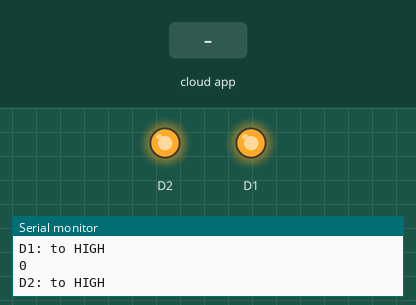
Recording of a sketch running on a simulated ESP8266 (NodeMCU). Parts: output pins drawn as LEDs (lit = HIGH), the last lines printed to the serial monitor. Inputs (shaded band) come from the test bench. WiFi joins after 1.5 s; servers stay silent unless stated; the Firebase database answers and starts empty.

Above: at 2.7 s.
2.8 s: the phone or cloud app sets IsActive to 1
At 5.7 s:
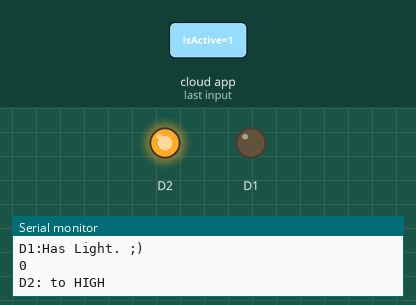
6.1 s: the phone or cloud app sets IsActive to 0
At 8.0 s:
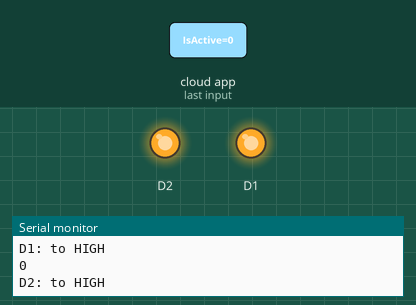
Timing chart, 0 to 9.5 s (numbered marks = the images above; inputs shaded):
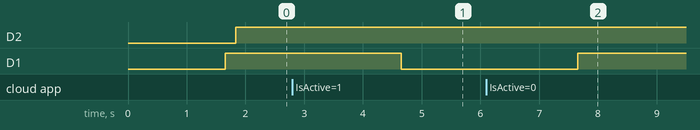

Measured:
- after the input at 2.8 s, D1: HIGH → LOW after 1.9 s
- after the input at 6.1 s, D1: LOW → HIGH after 1.6 s

The sketch:

sketch_jul9b.ino
```cpp
#include <Arduino.h>
#if defined(ESP32)
  #include <WiFi.h>
#elif defined(ESP8266)
  #include <ESP8266WiFi.h>
#endif
#include <Firebase_ESP_Client.h>

//Provide the token generation process info.
#include "addons/TokenHelper.h"
//Provide the RTDB payload printing info and other helper functions.
#include "addons/RTDBHelper.h"

// Insert your network credentials
#define WIFI_SSID "INNO-FEIT"
#define WIFI_PASSWORD "innoFEIT"

// Insert Firebase project API Key
#define API_KEY "AIzaSyDmsozQVr5CAUeWKKsI-vE29ITnGVmrUuI"

// Insert RTDB URLefine the RTDB URL */
#define DATABASE_URL "https://espmodule-16619-default-rtdb.firebaseio.com/"

//Define Firebase Data object
FirebaseData fbdo;

FirebaseAuth auth;
FirebaseConfig config;

unsigned long sendDataPrevMillis = 0;
int intValue;
float floatValue;
bool signupOK = false;
bool boolValue=false;

void setup() {
  Serial.begin(115200);
  pinMode(D1,OUTPUT);
  pinMode(D2,OUTPUT);
  WiFi.begin(WIFI_SSID, WIFI_PASSWORD);
  Serial.print("Connecting to Wi-Fi");
  while (WiFi.status() != WL_CONNECTED) {
    Serial.print(".");
    delay(300);
  }
  Serial.println();
  Serial.print("Connected with IP: ");
  Serial.println(WiFi.localIP());
  Serial.println();

  /* Assign the api key (required) */
  config.api_key = API_KEY;

  /* Assign the RTDB URL (required) */
  config.database_url = DATABASE_URL;

  /* Sign up */
  if (Firebase.signUp(&config, &auth, "", "")) {
    Serial.println("ok");
    signupOK = true;
  }
  else {
    Serial.printf("%s\n", config.signer.signupError.message.c_str());
  }

  /* Assign the callback function for the long running token generation task */
  config.token_status_callback = tokenStatusCallback; //see addons/TokenHelper.h

  Firebase.begin(&config, &auth);
  Firebase.reconnectWiFi(true);
}

void loop() {
  //Serial.println("Start loop...");
  if (Firebase.ready() && signupOK && (millis() - sendDataPrevMillis > 3000 || sendDataPrevMillis == 0)) {
    sendDataPrevMillis = millis();
      Serial.println("Connected to firebase.. getting data...");
    if (Firebase.RTDB.getInt(&fbdo, "/EspTEST/-NAAMmUh8UnOICwGadBp/IsActive")) {
      if (fbdo.dataType() == "int") {
        intValue = fbdo.intData();
        Serial.println(intValue);
        if(intValue==1){
          digitalWrite(D1,LOW);
          Serial.println("D1:Has Light. ;)");
        }else if(intValue==0){
          digitalWrite(D1,HIGH);
          Serial.println("D1: to HIGH");
        }
        delay(30);
      }
    }

    if (Firebase.RTDB.getInt(&fbdo, "/EspTEST/-NAAYpABzsPP8XZAdMLE/IsActive")) {
      if (fbdo.dataType() == "int") {
        intValue = fbdo.intData();
        Serial.println(intValue);
        if(intValue==1){
          digitalWrite(D2,LOW);
          Serial.println("D2:Has Light. ;)");
        }else if(intValue==0){
          digitalWrite(D2,HIGH);
          Serial.println("D2: to HIGH");
        }
        delay(30);
      }
    }
    else {
      Serial.println(fbdo.errorReason());
    }

   if (Firebase.ready() && signupOK && (millis() - sendDataPrevMillis > 3000 || sendDataPrevMillis == 0)) {
    sendDataPrevMillis = millis();
      Serial.println("Connected to firebase.. getting data...");
    if (Firebase.RTDB.getInt(&fbdo, "/EspTEST/-NAAYpABzsPP8XZAdMLE/IsActive")) {
      if (fbdo.dataType() == "int") {
        intValue = fbdo.intData();
        Serial.println(intValue);
        if(intValue==1){
          digitalWrite(D2,LOW);
          Serial.println("D2:Has Light. ;)");
        }else if(intValue==0){
          digitalWrite(D2,HIGH);
          Serial.println("D2: to HIGH");
        }
        delay(30);
      }
    }
    else {
      Serial.println(fbdo.errorReason());
    }


  }
  //Serial.println("... end loop.");
}
}
```
